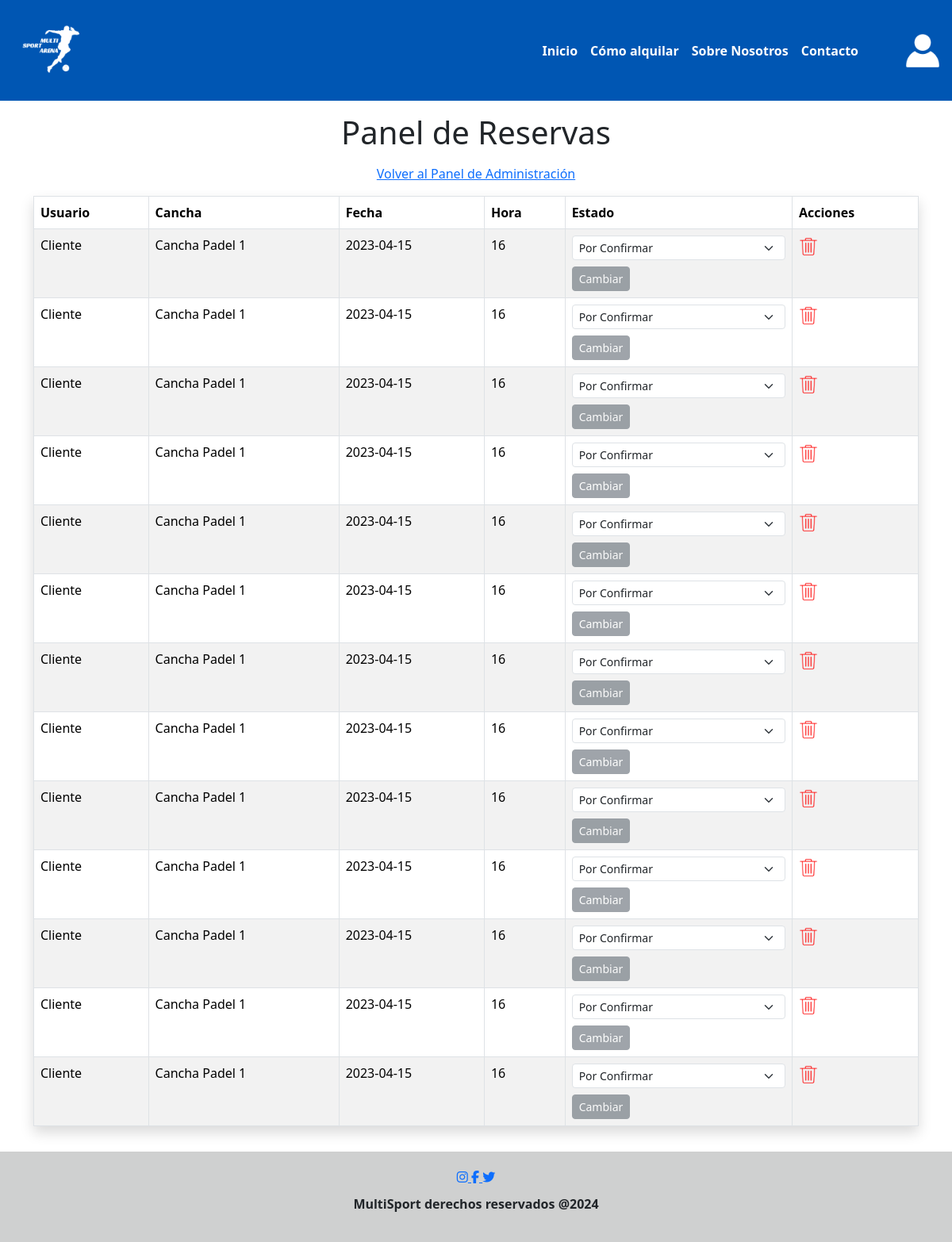
/admin/reservas, run on an earlier commit of the app's database.
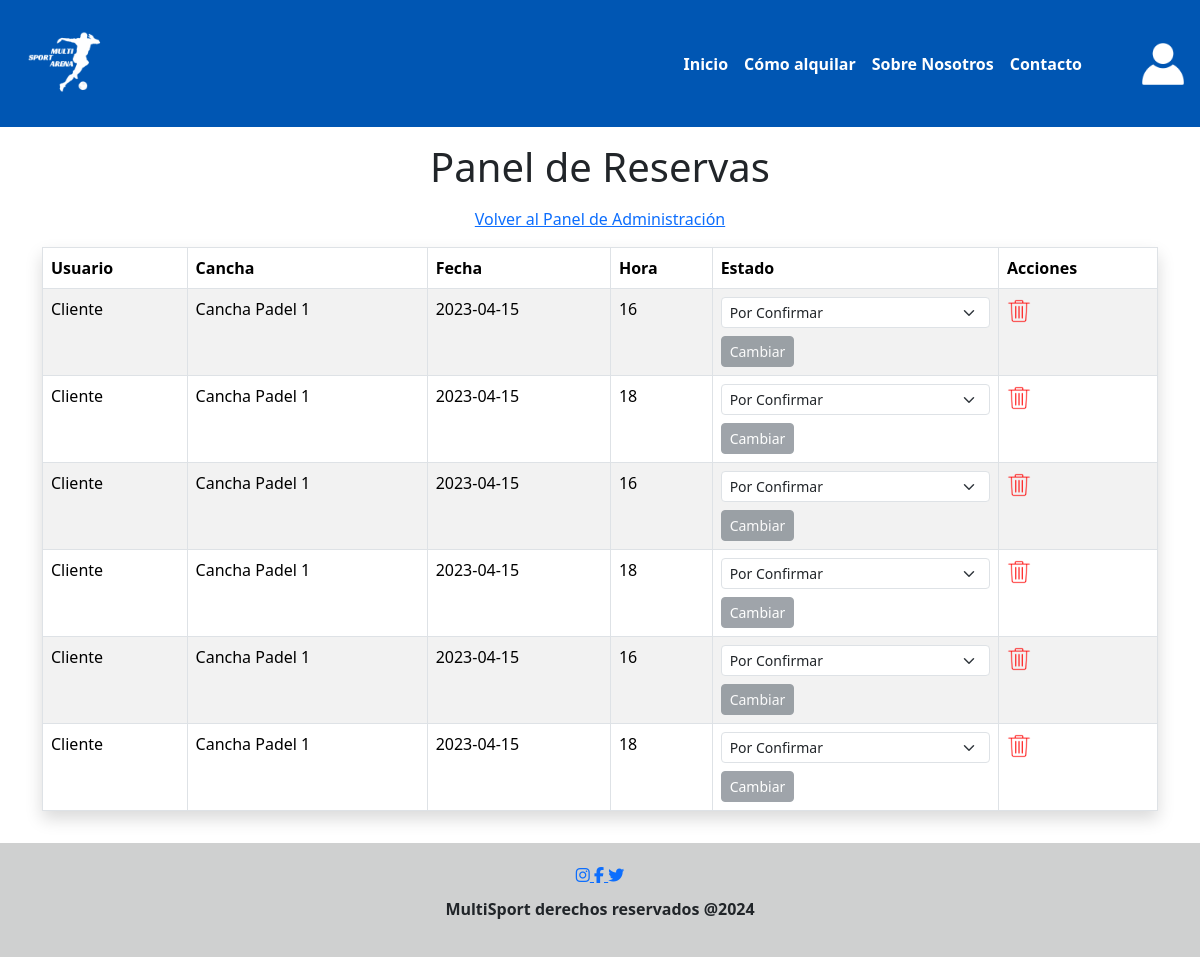
And on a later commit of the database.
### tables this page shows
CREATE TABLE Reservas (
            id_reserva INTEGER PRIMARY KEY AUTOINCREMENT,
            id_usuario INTEGER NOT NULL,
            id_cancha INTEGER NOT NULL,
            fecha TEXT NOT NULL,
            hora INTEGER NOT NULL,
            estado TEXT NOT NULL DEFAULT 'Por Confirmar',  -- 'Por Confirmar' o 'Confirmada'
            FOREIGN KEY (id_usuario) REFERENCES Usuarios (id_usuario),
            FOREIGN KEY (id_cancha) REFERENCES Canchas (id_cancha)
        );

CREATE TABLE Usuarios (
            id_usuario INTEGER PRIMARY KEY AUTOINCREMENT,
            nombre TEXT NOT NULL,
            email TEXT UNIQUE NOT NULL,
            contraseña TEXT NOT NULL,
            rol TEXT NOT NULL
        );

CREATE TABLE Canchas (
            id_cancha INTEGER PRIMARY KEY AUTOINCREMENT,
            tipo TEXT NOT NULL,
            nombre TEXT NOT NULL
        );

### app.py (the view)
@app.route('/admin/reservas')
def admin_reservas():
    conn = crear_conexion("reserva_canchas.db")
    reservas = obtener_todas_las_reservas(conn)
    conn.close()
    return render_template('admin_reservas.html', reservas=reservas)

### modelo/conexion.py (called while the page is built)
def crear_conexion(db_file):
    conn = None
    try:
        conn = sqlite3.connect(db_file)
        print(f"Conectado a la base de datos {db_file}")
        return conn
    except Error as e:
        print(f"Error al conectar con la base de datos: {e}")
    return conn

### modelo/reserva.py (called while the page is built)
def obtener_todas_las_reservas(conn):
    cursor = conn.cursor()
    cursor.execute("""
        SELECT r.id_reserva, u.nombre AS usuario, c.nombre AS cancha, r.fecha, r.hora, r.estado
        FROM Reservas r
        JOIN Usuarios u ON r.id_usuario = u.id_usuario
        JOIN Canchas c ON r.id_cancha = c.id_cancha
    """)
    return cursor.fetchall()

### templates/admin_reservas.html (shortened to what this page needs)
{% include 'header.html' %}
<main class="container mt-3 mb-3">
    <h1 class="text-center mb-3">Panel de Reservas</h1>
    <div class="text-center mb-3">
        <a href="{{ url_for('admin_dashboard') }}">Volver al Panel de Administración</a>
    </div>
    <table class="table table-striped table-bordered shadow">
        <thead>
            <tr>
                <th>Usuario</th>
                <th>Cancha</th>
                <th>Fecha</th>
                <th>Hora</th>
                <th>Estado</th>
                <th>Acciones</th>
            </tr>
        </thead>
        <tbody>
            {% for reserva in reservas %}
            <tr>
                <td>{{ reserva[1] }}</td>
                <td>{{ reserva[2] }}</td>
                <td>{{ reserva[3] }}</td>
                <td>{{ reserva[4] }}</td>
                <td>
                    <form action="{{ url_for('actualizar_estado_reserva_route', id=reserva[0]) }}" method="post" class="d-inline">
                        <select name="estado" class="form-select form-select-sm mb-2" onchange="toggleButton(this)">
                            <option value="Por Confirmar" {% if reserva[5] == 'Por Confirmar' %}selected{% endif %}>Por Confirmar</option>
                        </select>
                        <button type="submit" class="btn btn-sm btn-secondary" disabled>Cambiar</button>
                    </form>
                </td>
                <td>
                    <a href="{{ url_for('eliminar_reserva_route', id=reserva[0]) }}">
                        <img src="{{ url_for('static', filename='img/borrar.png') }}" alt="Eliminar" width="24" height="24">
                    </a>
                </td>
            </tr>
            {% endfor %}
        </tbody>
    </table>
</main>
{% include 'footer.html' %}

### templates/header.html (shortened to what this page needs)
<!DOCTYPE html>
<html lang="en">
<head>
    <link rel="stylesheet" href="https://cdnjs.cloudflare.com/ajax/libs/font-awesome/6.5.2/css/all.min.css"
>
    <link href="https://cdn.jsdelivr.net/npm/bootstrap@5.3.3/dist/css/bootstrap.min.css" rel="stylesheet"
>
    <link rel="stylesheet" href="{{ url_for('static', filename='css/style.css') }}">
</head>
<body>
    <header>
        <nav class="navbar navbar-expand-lg">
            <div class="container-fluid">
                <a class="navbar-brand" href="/">
                    <img src="{{ url_for('static', filename='img/logo.png') }}" alt="Logo" width="100" height="100"
                        class="d-inline-block align-text-top">
                </a>
                <div class="collapse navbar-collapse justify-content-end" id="navbarNavDropdown">
                    <ul class="navbar-nav">
                        <li class="nav-item">
                            <a class="nav-link fw-bold {% if request.path == '/' %}active{% endif %}" aria-current="page" href="/">Inicio</a>
                        </li>
                        <li class="nav-item">
                            <a class="nav-link fw-bold {% if request.path == '/como-alquilar' %}active{% endif %}" href="/como-alquilar">Cómo alquilar</a>
                        </li>
                        <li class="nav-item">
                            <a class="nav-link fw-bold {% if request.path == '/sobre-nosotros' %}active{% endif %}" href="/sobre-nosotros">Sobre Nosotros</a>
                        </li>
                        <li class="nav-item">
                            <a class="nav-link fw-bold {% if request.path == '/contacto' %}active{% endif %}" href="/contacto">Contacto</a>
                        </li>
                    </ul>
                    <div class="d-flex ms-5">
                        <a class="nav-link"
                            href="{% if 'user_id' in session %}/auth/logout{% else %}/auth/login{% endif %}">
                            <img src="{{ url_for('static', filename='img/' + ('usuario.png' if 'user_id' not in session else 'logout.png')) }}"
                                alt="usuario" width="50" height="50">
                        </a>
                    </div>
                </div>
            </div>
        </nav>
    </header>
</body>
</html>

### templates/footer.html
<footer class="footer">
    <div class="footer-icons">
        <a href="https://www.instagram.com/" target="_blank" class="icon">
            <i class="fab fa-instagram"></i>
        </a>
        <a href="https://www.facebook.com/" target="_blank" class="icon">
            <i class="fab fa-facebook-f"></i>
        </a>
        <a href="https://www.twitter.com/" target="_blank" class="icon">
            <i class="fab fa-twitter"></i>
        </a>
    </div>
    <p class="footer-text">MultiSport derechos reservados @2024</p>
</footer>

### static/css/style.css (style rules this page uses)
.navbar { background-color: #0056B3; }
.nav-link { color: white; }
.navbar-brand img { filter: brightness(0) invert(1); }
html, body { height: 100%; margin: 0; display: flex; flex-direction: column; }
main { flex: 1; }
.footer { background-color: #cfd0d0; padding: 20px; text-align: center; }
.footer-icons { margin-bottom: 10px; }
.footer-text { font-weight: bold; }

What changed in the data, as far as the page shows it:
removed Reservas: nombre "Cliente", nombre "Cancha Padel 1", fecha "2023-04-15", hora "16", estado "Por Confirmar"
removed Reservas: nombre "Cliente", nombre "Cancha Padel 1", fecha "2023-04-15", hora "16", estado "Por Confirmar"
removed Reservas: nombre "Cliente", nombre "Cancha Padel 1", fecha "2023-04-15", hora "16", estado "Por Confirmar"
removed Reservas: nombre "Cliente", nombre "Cancha Padel 1", fecha "2023-04-15", hora "16", estado "Por Confirmar"
removed Reservas: nombre "Cliente", nombre "Cancha Padel 1", fecha "2023-04-15", hora "16", estado "Por Confirmar"
removed Reservas: nombre "Cliente", nombre "Cancha Padel 1", fecha "2023-04-15", hora "16", estado "Por Confirmar"
removed Reservas: nombre "Cliente", nombre "Cancha Padel 1", fecha "2023-04-15", hora "16", estado "Por Confirmar"
changed Reservas (number 2 of 6 on the later page): hora "16" → "18"
changed Reservas (number 4 of 6 on the later page): hora "16" → "18"
changed Reservas (number 6 of 6 on the later page): hora "16" → "18"
